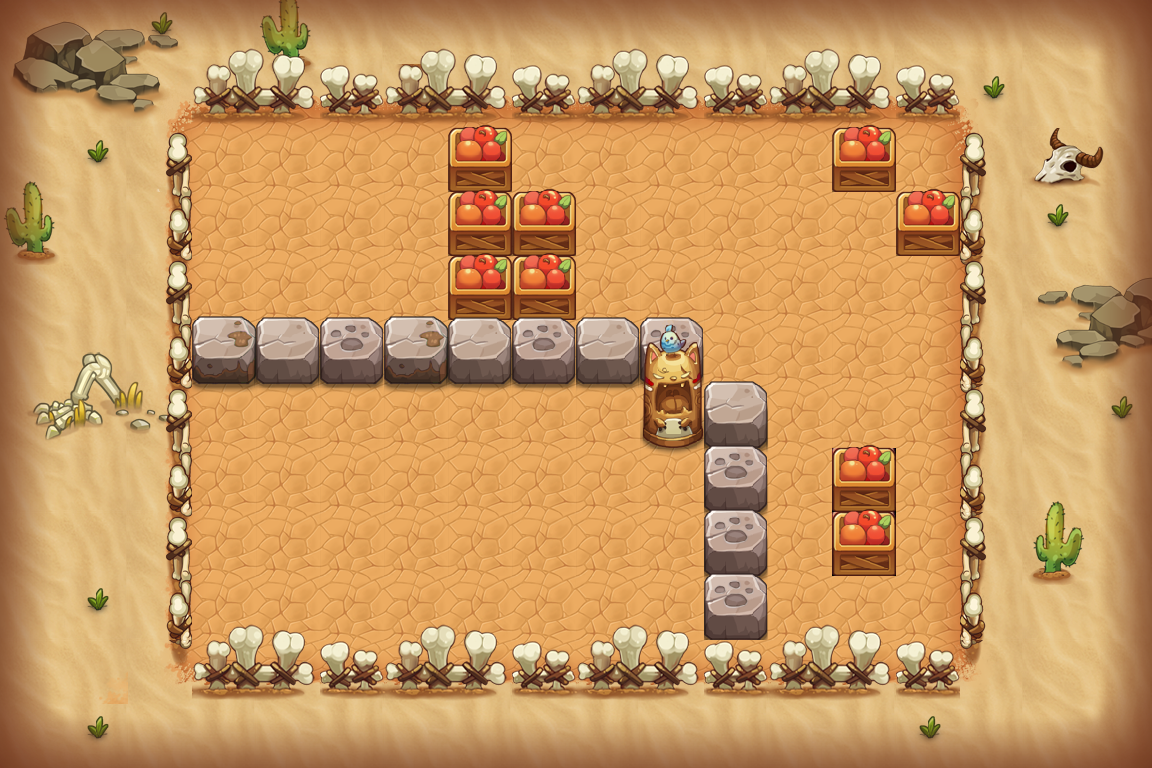

A level layout from a 2D game, rendered from its tile map. Below: a short description, then the map file with tile-grid data replaced by summaries:
An orthogonal 18x12 tile map with 64x64 px tiles, 17 tile layers (PASS, 块层 2, 块层 15, 块层 4, ...) and 15 objects (9x TRAP, 3x dcq3, 2x BOMB, PLAYER).

<map version="1.0" orientation="orthogonal" width="18" height="12" tilewidth="64" tileheight="64">
 <properties>
  <property name="DESTRY1" value="255" />
  <property name="DESTRY2" value="314" />
  <property name="DESTRY3" value="149" />
  <property name="DESTRY4" value="177" />
  <property name="DESTRY_COUNT" value="4" />
  <property name="EXP" value="440" />
  <property name="ITEM" value="D011" />
  <property name="MONEY" value="660" />
 </properties>
 <tileset firstgid="1" name="hmpy" tilewidth="64" tileheight="64">
  <image source="hmpy-hd.png" width="1000" height="2048" />
 </tileset>
 <layer name="PASS" width="18" height="12">
  <data>[216 cells, 143 non-empty, 10 distinct tile ids]</data>
 </layer>
 <layer name="块层 2" width="18" height="12">
  <data>[216 cells, 144 non-empty, 30 distinct tile ids]</data>
 </layer>
 <layer name="块层 15" width="18" height="12">
  <data>[216 cells, 9 non-empty, 7 distinct tile ids]</data>
 </layer>
 <layer name="块层 4" width="18" height="12">
  <data>[216 cells, 68 non-empty, 14 distinct tile ids]</data>
 </layer>
 <layer name="块层 16" width="18" height="12">
  <data>[216 cells, 21 non-empty, 11 distinct tile ids]</data>
 </layer>
 <layer name="块层 3" width="18" height="12">
  <data>[216 cells, 60 non-empty, 9 distinct tile ids]</data>
 </layer>
 <layer name="块层 5" width="18" height="12">
  <data>[216 cells, 22 non-empty, 5 distinct tile ids]</data>
 </layer>
 <layer name="SHELTER 9" width="18" height="12">
  <data>[216 cells, 12 non-empty, 3 distinct tile ids]</data>
 </layer>
 <layer name="SHELTER 8" width="18" height="12">
  <data>[216 cells, 1 non-empty, 1 distinct tile ids]</data>
 </layer>
 <layer name="SHELTER 7" width="18" height="12">
  <data>[216 cells, 2 non-empty, 2 distinct tile ids]</data>
 </layer>
 <layer name="SHELTER 6" width="18" height="12">
  <data>[216 cells, 2 non-empty, 2 distinct tile ids]</data>
 </layer>
 <layer name="SHELTER 5" width="18" height="12">
  <data>[216 cells, 2 non-empty, 2 distinct tile ids]</data>
 </layer>
 <layer name="SHELTER 4" width="18" height="12">
  <data>[216 cells, 8 non-empty, 3 distinct tile ids]</data>
 </layer>
 <layer name="SHELTER 3" width="18" height="12">
  <data>[216 cells, 2 non-empty, 1 distinct tile ids]</data>
 </layer>
 <layer name="SHELTER 2" width="18" height="12">
  <data>[216 cells, 3 non-empty, 1 distinct tile ids]</data>
 </layer>
 <layer name="SHELTER 1" width="18" height="12">
  <data>[216 cells, 2 non-empty, 1 distinct tile ids]</data>
 </layer>
 <objectgroup name="对象层 1" width="36" height="24">
  <object name="tnt2" type="BOMB" x="320" y="512" width="64" height="64">
   <properties>
    <property name="bomb_ani" value="tnt_bomb.bomb" />
    <property name="bomb_damage" value="9999" />
    <property name="bomb_power" value="1" />
   </properties>
  </object>
  <object name="tnt1" type="BOMB" x="512" y="448" width="64" height="64">
   <properties>
    <property name="bomb_ani" value="tnt_bomb.bomb" />
    <property name="bomb_damage" value="9999" />
    <property name="bomb_power" value="1" />
   </properties>
  </object>
  <object name="senser2" type="TRAP" x="192" y="192" width="64" height="64">
   <properties>
    <property name="trap_floor" value="true" />
    <property name="trap_script" value="trap_onTNTSenser(&quot;tnt2&quot;);" />
    <property name="trap_start_mode" value="0" />
   </properties>
  </object>
  <object name="senser1" type="TRAP" x="768" y="576" width="64" height="64">
   <properties>
    <property name="trap_floor" value="true" />
    <property name="trap_script" value="trap_onTNTSenser(&quot;tnt1&quot;);" />
    <property name="trap_start_mode" value="0" />
   </properties>
  </object>
  <object name="fire1" type="TRAP" x="640" y="384" width="64" height="256">
   <properties>
    <property name="trap_id" value="1" />
    <property name="trap_particle" value="trap_fire_down_up_4.plist" />
    <property name="trap_state" value="open" />
   </properties>
  </object>
  <object name="PLAYER" type="PLAYER" x="704" y="128" width="64" height="64" />
  <object name="mp1" type="TRAP" x="896" y="128" width="64" height="64">
   <properties>
    <property name="trap_ani" value="mp.actor" />
    <property name="trap_floor" value="true" />
    <property name="trap_id" value="0" />
    <property name="trap_script" value="trap_moveto(&quot;PLAYER&quot;, &quot;mp1&quot;,target(&quot;mp2&quot;):getX(),target(&quot;mp2&quot;):getY() );" />
    <property name="trap_sound_id" value="1" />
    <property name="trap_start_mode" value="0" />
    <property name="trap_state" value="open" />
   </properties>
  </object>
  <object name="mp2" type="TRAP" x="640" y="576" width="64" height="64">
   <properties>
    <property name="trap_ani" value="mp.actor" />
    <property name="trap_floor" value="true" />
    <property name="trap_id" value="0" />
    <property name="trap_script" value="trap_moveto(&quot;PLAYER&quot;, &quot;mp2&quot;,target(&quot;mp1&quot;):getX(),target(&quot;mp1&quot;):getY() );" />
    <property name="trap_sound_id" value="1" />
    <property name="trap_start_mode" value="0" />
    <property name="trap_state" value="open" />
   </properties>
  </object>
  <object name="zi_dan_right1" type="TRAP" x="768" y="384" width="64" height="64">
   <properties>
    <property name="trap_ani" value="fire_cat_right.actor" />
    <property name="trap_delay" value="2" />
    <property name="trap_id" value="0" />
    <property name="trap_script" value="trap(&quot;zi_dan_right1&quot;):setAtkPower(target(&quot;PLAYER&quot;):getHP()*0.1);trap(&quot;zi_dan_right1&quot;):turnRight(); trap(&quot;zi_dan_right1&quot;):getAI():getActions():addObject( AIUseSkill:create(   SkillLua:create(&quot;skill_0001&quot;)  )  );" />
    <property name="trap_start_mode" value="2" />
    <property name="trap_state" value="open" />
   </properties>
  </object>
  <object name="fire_control1" type="TRAP" x="832" y="576" width="64" height="64">
   <properties>
    <property name="trap_ani" value="switch.actor" />
    <property name="trap_floor" value="true" />
    <property name="trap_id" value="0" />
    <property name="trap_script" value="trap(&quot;fire_control1&quot;):setOpened( false ); trap(&quot;fire1&quot;):setVisit( false );" />
    <property name="trap_sound_id" value="2" />
    <property name="trap_start_mode" value="0" />
    <property name="trap_state" value="open" />
   </properties>
  </object>
  <object name="dcq3" x="448" y="576" width="64" height="64">
   <properties>
    <property name="lua_ai" value="monster_dcq_ai" />
    <property name="quality" value="dcq3.quality" />
   </properties>
  </object>
  <object name="dcq3" x="320" y="192" width="64" height="64">
   <properties>
    <property name="lua_ai" value="monster_dcq_ai" />
    <property name="quality" value="dcq3.quality" />
   </properties>
  </object>
  <object name="dcq3" x="320" y="384" width="64" height="64">
   <properties>
    <property name="lua_ai" value="monster_dcq_ai" />
    <property name="quality" value="dcq3.quality" />
   </properties>
  </object>
  <object name="triger2" type="TRAP" x="192" y="192" width="64" height="64">
   <properties>
    <property name="trap_ani" value="tnt_triger.actor" />
    <property name="trap_floor" value="true" />
    <property name="trap_script" value="trap_onTNTBombTrap(&quot;triger2&quot;,&quot;tnt2&quot;);" />
    <property name="trap_sound_id" value="3" />
    <property name="trap_start_mode" value="3" />
    <property name="trap_state" value="open" />
   </properties>
  </object>
  </objectgroup>
 <layer name="块层 17" width="18" height="12">
  <data>[216 cells, 60 non-empty, 20 distinct tile ids]</data>
 </layer>
</map>
<!-- 1 of 15 objects omitted -->
